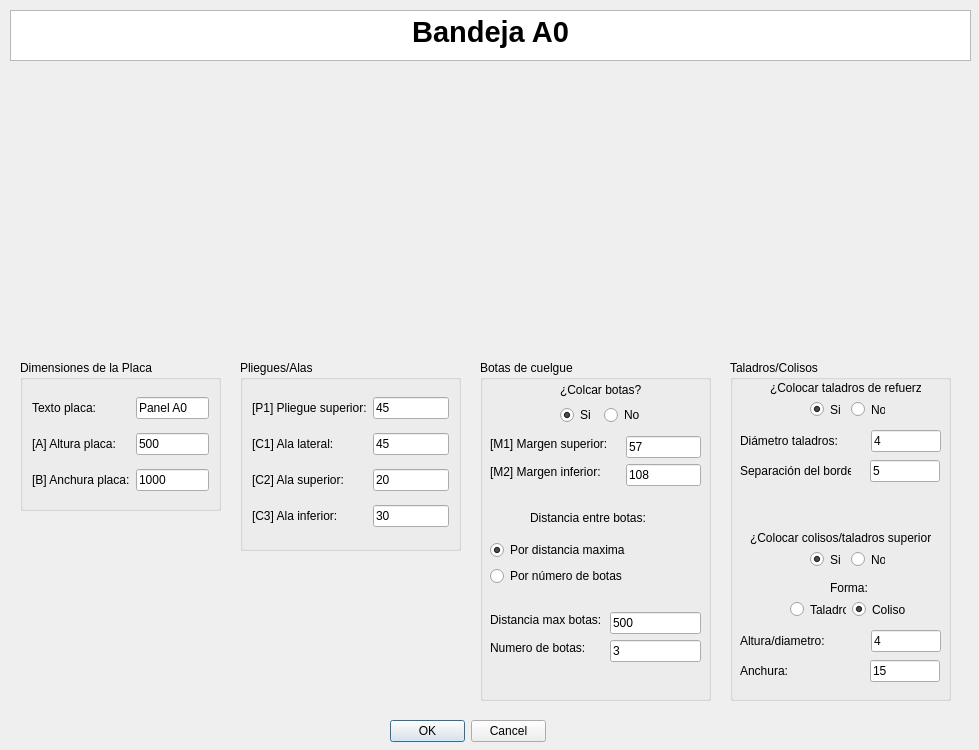
<?xml version="1.0" encoding="UTF-8"?>
<ui version="4.0">
 <class>MyPositionDialog</class>
 <widget class="QDialog" name="MyPositionDialog">
  <property name="geometry">
   <rect>
    <x>0</x>
    <y>0</y>
    <width>979</width>
    <height>750</height>
   </rect>
  </property>
  <property name="windowTitle">
   <string>Enter Position</string>
  </property>
  <property name="whatsThis">
   <string>&lt;html&gt;&lt;head/&gt;&lt;body&gt;&lt;p&gt;Esta ventana de KSDpanel te permite introducir todas las medidas correspondientes del panel seleccionado.&lt;/p&gt;&lt;p&gt;Recuerda que todas las medidas deben de ir en milimetros (mm).&lt;/p&gt;&lt;/body&gt;&lt;/html&gt;</string>
  </property>
  <widget class="QDialogButtonBox" name="buttonBox">
   <property name="geometry">
    <rect>
     <x>390</x>
     <y>720</y>
     <width>156</width>
     <height>23</height>
    </rect>
   </property>
   <property name="orientation">
    <enum>Qt::Horizontal</enum>
   </property>
   <property name="standardButtons">
    <set>QDialogButtonBox::Cancel|QDialogButtonBox::Ok</set>
   </property>
  </widget>
  <widget class="QTextBrowser" name="textBrowser">
   <property name="geometry">
    <rect>
     <x>10</x>
     <y>10</y>
     <width>961</width>
     <height>51</height>
    </rect>
   </property>
   <property name="html">
    <string>&lt;!DOCTYPE HTML PUBLIC &quot;-//W3C//DTD HTML 4.0//EN&quot; &quot;http://www.w3.org/TR/REC-html40/strict.dtd&quot;&gt;
&lt;html&gt;&lt;head&gt;&lt;meta name=&quot;qrichtext&quot; content=&quot;1&quot; /&gt;&lt;style type=&quot;text/css&quot;&gt;
p, li { white-space: pre-wrap; }
&lt;/style&gt;&lt;/head&gt;&lt;body style=&quot; font-family:'MS Shell Dlg 2'; font-size:8.25pt; font-weight:400; font-style:normal;&quot;&gt;
&lt;p align=&quot;center&quot; style=&quot; margin-top:0px; margin-bottom:0px; margin-left:0px; margin-right:0px; -qt-block-indent:0; text-indent:0px;&quot;&gt;&lt;span style=&quot; font-size:22pt; font-weight:600;&quot;&gt;Bandeja A0&lt;/span&gt;&lt;/p&gt;&lt;/body&gt;&lt;/html&gt;</string>
   </property>
  </widget>
  <widget class="QGroupBox" name="groupBox">
   <property name="geometry">
    <rect>
     <x>480</x>
     <y>360</y>
     <width>231</width>
     <height>341</height>
    </rect>
   </property>
   <property name="styleSheet">
    <string notr="true">font: 10pt &quot;MS Shell Dlg 2&quot;;</string>
   </property>
   <property name="title">
    <string>Botas de cuelgue</string>
   </property>
   <widget class="QLineEdit" name="numeroBotasUI">
    <property name="geometry">
     <rect>
      <x>130</x>
      <y>280</y>
      <width>91</width>
      <height>22</height>
     </rect>
    </property>
    <property name="text">
     <string>3</string>
    </property>
   </widget>
   <widget class="QLineEdit" name="distanciaEntreBotasUI">
    <property name="geometry">
     <rect>
      <x>130</x>
      <y>252</y>
      <width>91</width>
      <height>22</height>
     </rect>
    </property>
    <property name="text">
     <string>500</string>
    </property>
   </widget>
   <widget class="QLabel" name="label_7">
    <property name="geometry">
     <rect>
      <x>10</x>
      <y>280</y>
      <width>98</width>
      <height>16</height>
     </rect>
    </property>
    <property name="text">
     <string>Numero de botas:</string>
    </property>
   </widget>
   <widget class="QLabel" name="label_6">
    <property name="geometry">
     <rect>
      <x>10</x>
      <y>252</y>
      <width>121</width>
      <height>16</height>
     </rect>
    </property>
    <property name="text">
     <string>Distancia max botas:</string>
    </property>
   </widget>
   <widget class="QLabel" name="label_3">
    <property name="geometry">
     <rect>
      <x>10</x>
      <y>76</y>
      <width>130</width>
      <height>16</height>
     </rect>
    </property>
    <property name="text">
     <string>[M1] Margen superior:</string>
    </property>
   </widget>
   <widget class="QLabel" name="label_5">
    <property name="geometry">
     <rect>
      <x>10</x>
      <y>104</y>
      <width>124</width>
      <height>16</height>
     </rect>
    </property>
    <property name="text">
     <string>[M2] Margen inferior:</string>
    </property>
   </widget>
   <widget class="QLineEdit" name="margenAUI">
    <property name="geometry">
     <rect>
      <x>146</x>
      <y>76</y>
      <width>75</width>
      <height>22</height>
     </rect>
    </property>
    <property name="text">
     <string>57</string>
    </property>
   </widget>
   <widget class="QLineEdit" name="margenBUI">
    <property name="geometry">
     <rect>
      <x>146</x>
      <y>104</y>
      <width>75</width>
      <height>22</height>
     </rect>
    </property>
    <property name="text">
     <string>108</string>
    </property>
   </widget>
   <widget class="QLabel" name="label_10">
    <property name="geometry">
     <rect>
      <x>50</x>
      <y>150</y>
      <width>125</width>
      <height>16</height>
     </rect>
    </property>
    <property name="text">
     <string>Distancia entre botas:</string>
    </property>
   </widget>
   <widget class="QWidget" name="layoutWidget">
    <property name="geometry">
     <rect>
      <x>80</x>
      <y>21</y>
      <width>85</width>
      <height>44</height>
     </rect>
    </property>
    <layout class="QGridLayout" name="gridLayout">
     <item row="0" column="0" colspan="2">
      <widget class="QLabel" name="label_2">
       <property name="mouseTracking">
        <bool>false</bool>
       </property>
       <property name="text">
        <string>¿Colcar botas?</string>
       </property>
       <property name="buddy">
        <cstring>label_2</cstring>
       </property>
      </widget>
     </item>
     <item row="1" column="0">
      <widget class="QRadioButton" name="crearBotasUI">
       <property name="text">
        <string>Si</string>
       </property>
       <property name="checkable">
        <bool>true</bool>
       </property>
       <property name="checked">
        <bool>true</bool>
       </property>
      </widget>
     </item>
     <item row="1" column="1">
      <widget class="QRadioButton" name="noCrearBotasUI">
       <property name="text">
        <string>No</string>
       </property>
       <property name="checked">
        <bool>false</bool>
       </property>
      </widget>
     </item>
    </layout>
   </widget>
   <widget class="QWidget" name="layoutWidget">
    <property name="geometry">
     <rect>
      <x>10</x>
      <y>180</y>
      <width>147</width>
      <height>48</height>
     </rect>
    </property>
    <layout class="QVBoxLayout" name="verticalLayout">
     <item>
      <widget class="QRadioButton" name="parametroBotasUI_3">
       <property name="text">
        <string>Por distancia maxima</string>
       </property>
       <property name="checked">
        <bool>true</bool>
       </property>
      </widget>
     </item>
     <item>
      <widget class="QRadioButton" name="parametroBotasUI">
       <property name="text">
        <string>Por número de botas</string>
       </property>
      </widget>
     </item>
    </layout>
   </widget>
  </widget>
  <widget class="QGroupBox" name="groupBox_2">
   <property name="geometry">
    <rect>
     <x>240</x>
     <y>360</y>
     <width>221</width>
     <height>191</height>
    </rect>
   </property>
   <property name="styleSheet">
    <string notr="true">font: 10pt &quot;MS Shell Dlg 2&quot;;</string>
   </property>
   <property name="title">
    <string>Pliegues/Alas</string>
   </property>
   <layout class="QGridLayout" name="gridLayout_2">
    <item row="0" column="0">
     <widget class="QLabel" name="label_13">
      <property name="text">
       <string>[P1] Pliegue superior:</string>
      </property>
     </widget>
    </item>
    <item row="0" column="1">
     <widget class="QLineEdit" name="pliegueSuperiorUI">
      <property name="text">
       <string>45</string>
      </property>
     </widget>
    </item>
    <item row="1" column="0">
     <widget class="QLabel" name="label_9">
      <property name="text">
       <string>[C1] Ala lateral:</string>
      </property>
     </widget>
    </item>
    <item row="1" column="1">
     <widget class="QLineEdit" name="alaIzquierdaUI">
      <property name="text">
       <string>45</string>
      </property>
     </widget>
    </item>
    <item row="2" column="0">
     <widget class="QLabel" name="label_11">
      <property name="text">
       <string>[C2] Ala superior:</string>
      </property>
     </widget>
    </item>
    <item row="2" column="1">
     <widget class="QLineEdit" name="alaSuperiorUI">
      <property name="text">
       <string>20</string>
      </property>
     </widget>
    </item>
    <item row="3" column="0">
     <widget class="QLabel" name="label_12">
      <property name="text">
       <string>[C3] Ala inferior:</string>
      </property>
     </widget>
    </item>
    <item row="3" column="1">
     <widget class="QLineEdit" name="alaInferiorUI">
      <property name="text">
       <string>30</string>
      </property>
     </widget>
    </item>
   </layout>
  </widget>
  <widget class="QLabel" name="imagenPanelUI">
   <property name="geometry">
    <rect>
     <x>220</x>
     <y>70</y>
     <width>541</width>
     <height>271</height>
    </rect>
   </property>
   <property name="text">
    <string/>
   </property>
   <property name="pixmap">
    <pixmap>../imagenes/REF_AHcotas.jpg</pixmap>
   </property>
   <property name="scaledContents">
    <bool>true</bool>
   </property>
   <property name="wordWrap">
    <bool>false</bool>
   </property>
   <property name="margin">
    <number>0</number>
   </property>
   <property name="openExternalLinks">
    <bool>false</bool>
   </property>
  </widget>
  <widget class="QGroupBox" name="groupBox_3">
   <property name="geometry">
    <rect>
     <x>20</x>
     <y>360</y>
     <width>201</width>
     <height>151</height>
    </rect>
   </property>
   <property name="styleSheet">
    <string notr="true">font: 10pt &quot;MS Shell Dlg 2&quot;;</string>
   </property>
   <property name="title">
    <string>Dimensiones de la Placa</string>
   </property>
   <layout class="QGridLayout" name="gridLayout_3">
    <item row="1" column="0">
     <widget class="QLabel" name="label_8">
      <property name="text">
       <string>[A] Altura placa:</string>
      </property>
     </widget>
    </item>
    <item row="2" column="1">
     <widget class="QLineEdit" name="anchuraPlacaUI">
      <property name="text">
       <string>1000</string>
      </property>
     </widget>
    </item>
    <item row="1" column="1">
     <widget class="QLineEdit" name="alturaPlacaUI">
      <property name="text">
       <string>500</string>
      </property>
     </widget>
    </item>
    <item row="0" column="0">
     <widget class="QLabel" name="label">
      <property name="text">
       <string>Texto placa:</string>
      </property>
     </widget>
    </item>
    <item row="0" column="1">
     <widget class="QLineEdit" name="textoDescriptivoA0UI">
      <property name="text">
       <string>Panel A0</string>
      </property>
     </widget>
    </item>
    <item row="2" column="0">
     <widget class="QLabel" name="label_4">
      <property name="text">
       <string>[B] Anchura placa:</string>
      </property>
     </widget>
    </item>
   </layout>
  </widget>
  <widget class="QGroupBox" name="groupBox_4">
   <property name="geometry">
    <rect>
     <x>730</x>
     <y>360</y>
     <width>221</width>
     <height>341</height>
    </rect>
   </property>
   <property name="title">
    <string>Taladros/Colisos</string>
   </property>
   <widget class="QLabel" name="label_14">
    <property name="geometry">
     <rect>
      <x>40</x>
      <y>20</y>
      <width>151</width>
      <height>16</height>
     </rect>
    </property>
    <property name="text">
     <string>¿Colocar taladros de refuerzo?</string>
    </property>
   </widget>
   <widget class="QLabel" name="label_15">
    <property name="geometry">
     <rect>
      <x>10</x>
      <y>70</y>
      <width>125</width>
      <height>22</height>
     </rect>
    </property>
    <property name="text">
     <string>Diámetro taladros:</string>
    </property>
   </widget>
   <widget class="QLineEdit" name="diametroTaladrosUI">
    <property name="geometry">
     <rect>
      <x>141</x>
      <y>70</y>
      <width>70</width>
      <height>22</height>
     </rect>
    </property>
    <property name="text">
     <string>4</string>
    </property>
   </widget>
   <widget class="QLineEdit" name="distanciaBordeUI">
    <property name="geometry">
     <rect>
      <x>140</x>
      <y>100</y>
      <width>70</width>
      <height>22</height>
     </rect>
    </property>
    <property name="text">
     <string>5</string>
    </property>
   </widget>
   <widget class="QLabel" name="label_16">
    <property name="geometry">
     <rect>
      <x>10</x>
      <y>100</y>
      <width>111</width>
      <height>21</height>
     </rect>
    </property>
    <property name="text">
     <string>Separación del borde:</string>
    </property>
   </widget>
   <widget class="QLabel" name="label_17">
    <property name="geometry">
     <rect>
      <x>20</x>
      <y>170</y>
      <width>181</width>
      <height>16</height>
     </rect>
    </property>
    <property name="text">
     <string>¿Colocar colisos/taladros superiores?</string>
    </property>
   </widget>
   <widget class="QLabel" name="label_18">
    <property name="geometry">
     <rect>
      <x>100</x>
      <y>220</y>
      <width>41</width>
      <height>16</height>
     </rect>
    </property>
    <property name="text">
     <string>Forma:</string>
    </property>
   </widget>
   <widget class="QLineEdit" name="anchuraColisoUI">
    <property name="geometry">
     <rect>
      <x>140</x>
      <y>300</y>
      <width>70</width>
      <height>22</height>
     </rect>
    </property>
    <property name="text">
     <string>15</string>
    </property>
   </widget>
   <widget class="QLineEdit" name="alturaColisoUI">
    <property name="geometry">
     <rect>
      <x>141</x>
      <y>270</y>
      <width>70</width>
      <height>22</height>
     </rect>
    </property>
    <property name="text">
     <string>4</string>
    </property>
   </widget>
   <widget class="QLabel" name="label_19">
    <property name="geometry">
     <rect>
      <x>10</x>
      <y>300</y>
      <width>111</width>
      <height>21</height>
     </rect>
    </property>
    <property name="text">
     <string>Anchura:</string>
    </property>
   </widget>
   <widget class="QLabel" name="label_20">
    <property name="geometry">
     <rect>
      <x>10</x>
      <y>270</y>
      <width>125</width>
      <height>22</height>
     </rect>
    </property>
    <property name="text">
     <string>Altura/diametro:</string>
    </property>
   </widget>
   <widget class="QWidget" name="layoutWidget">
    <property name="geometry">
     <rect>
      <x>80</x>
      <y>40</y>
      <width>75</width>
      <height>19</height>
     </rect>
    </property>
    <layout class="QHBoxLayout" name="horizontalLayout">
     <item>
      <widget class="QRadioButton" name="crearTaladrosUI">
       <property name="text">
        <string>Si</string>
       </property>
       <property name="checked">
        <bool>true</bool>
       </property>
      </widget>
     </item>
     <item>
      <widget class="QRadioButton" name="noCrearTaladrosUI">
       <property name="text">
        <string>No</string>
       </property>
      </widget>
     </item>
    </layout>
   </widget>
   <widget class="QWidget" name="layoutWidget">
    <property name="geometry">
     <rect>
      <x>80</x>
      <y>190</y>
      <width>75</width>
      <height>19</height>
     </rect>
    </property>
    <layout class="QHBoxLayout" name="horizontalLayout_2">
     <item>
      <widget class="QRadioButton" name="crearColisoUI">
       <property name="text">
        <string>Si</string>
       </property>
       <property name="checked">
        <bool>true</bool>
       </property>
      </widget>
     </item>
     <item>
      <widget class="QRadioButton" name="noCrearColisoUI">
       <property name="text">
        <string>No</string>
       </property>
      </widget>
     </item>
    </layout>
   </widget>
   <widget class="QWidget" name="layoutWidget">
    <property name="geometry">
     <rect>
      <x>60</x>
      <y>240</y>
      <width>118</width>
      <height>19</height>
     </rect>
    </property>
    <layout class="QHBoxLayout" name="horizontalLayout_3">
     <item>
      <widget class="QRadioButton" name="taladroColisoUI">
       <property name="text">
        <string>Taladro</string>
       </property>
      </widget>
     </item>
     <item>
      <widget class="QRadioButton" name="colisoColisoUI">
       <property name="text">
        <string>Coliso</string>
       </property>
       <property name="checked">
        <bool>true</bool>
       </property>
      </widget>
     </item>
    </layout>
   </widget>
  </widget>
  <zorder>groupBox_2</zorder>
  <zorder>groupBox</zorder>
  <zorder>buttonBox</zorder>
  <zorder>textBrowser</zorder>
  <zorder>imagenPanelUI</zorder>
  <zorder>groupBox_3</zorder>
  <zorder>groupBox_4</zorder>
 </widget>
 <resources/>
 <connections>
  <connection>
   <sender>buttonBox</sender>
   <signal>accepted()</signal>
   <receiver>MyPositionDialog</receiver>
   <slot>accept()</slot>
   <hints>
    <hint type="sourcelabel">
     <x>248</x>
     <y>254</y>
    </hint>
    <hint type="destinationlabel">
     <x>157</x>
     <y>274</y>
    </hint>
   </hints>
  </connection>
  <connection>
   <sender>buttonBox</sender>
   <signal>rejected()</signal>
   <receiver>MyPositionDialog</receiver>
   <slot>reject()</slot>
   <hints>
    <hint type="sourcelabel">
     <x>316</x>
     <y>260</y>
    </hint>
    <hint type="destinationlabel">
     <x>286</x>
     <y>274</y>
    </hint>
   </hints>
  </connection>
 </connections>
</ui>
